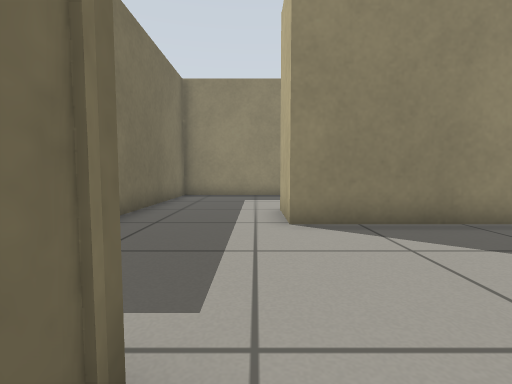
[1] (above)

20 first-person views from a walk through a Gazebo world. The camera is 0.5 m above the floor, tilts 4° down and sees 85° across. The floor is counted in squares, 0.5 m on a side. Each view is taken from the middle of a square. On the plan, view 1 faces up. The plan holds only what a view shows up to about 11 squares ahead; the rest is blank.

[2]
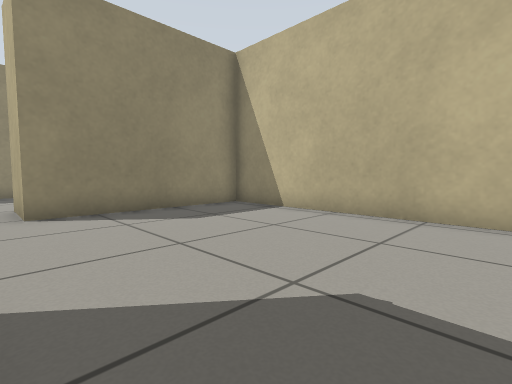

[3]
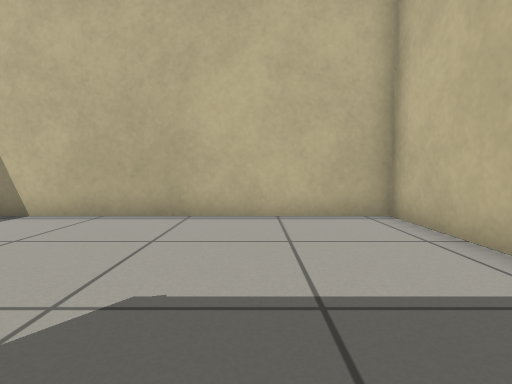

[4]
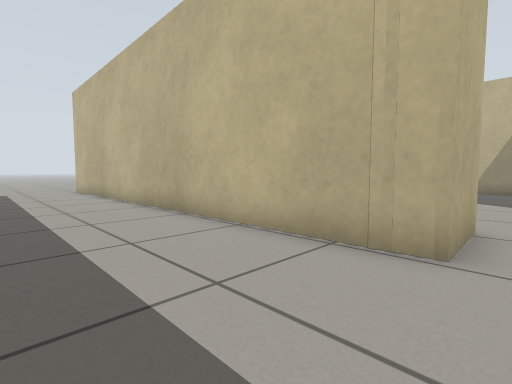

[5]
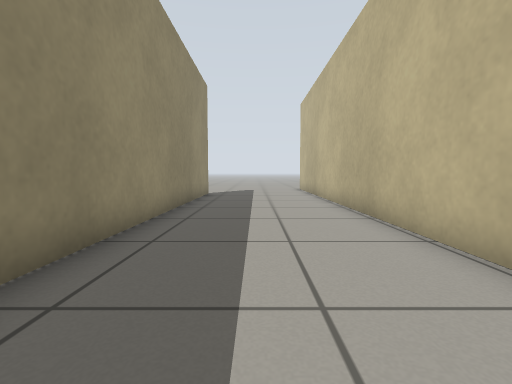

[6]
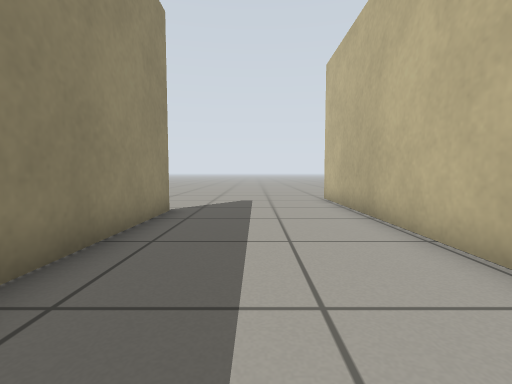

[7]
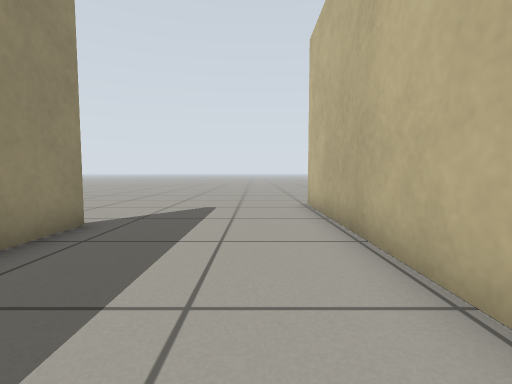

[8]
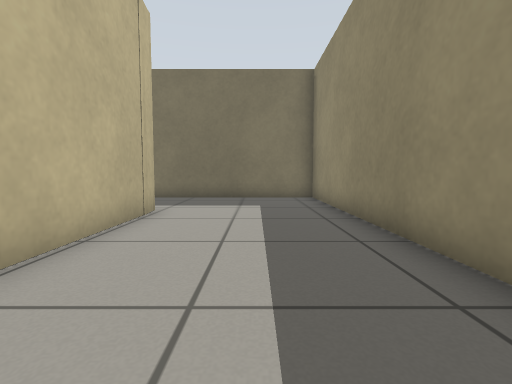

[9]
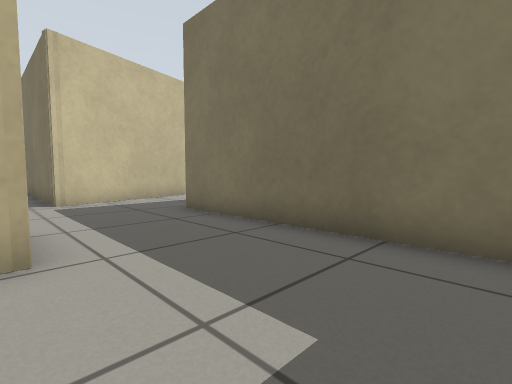

[10]
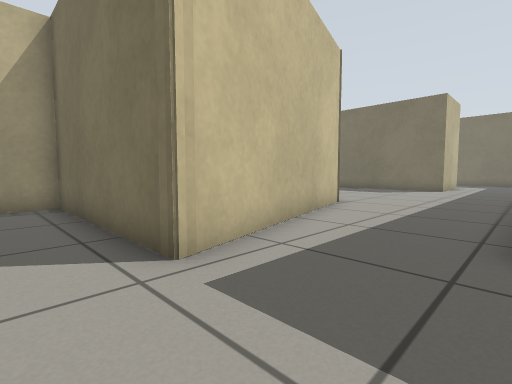

[11]
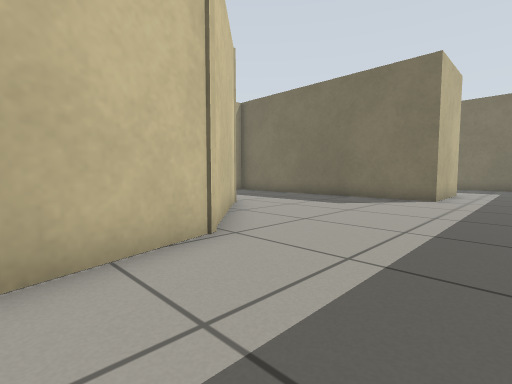

[12]
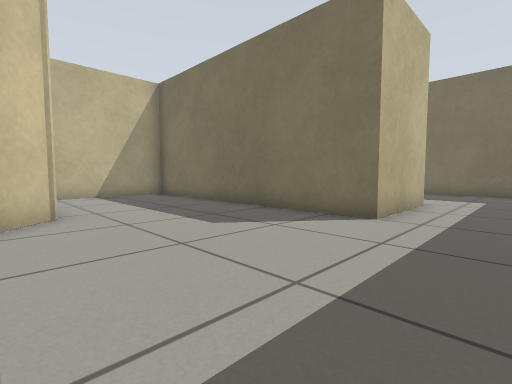

[13]
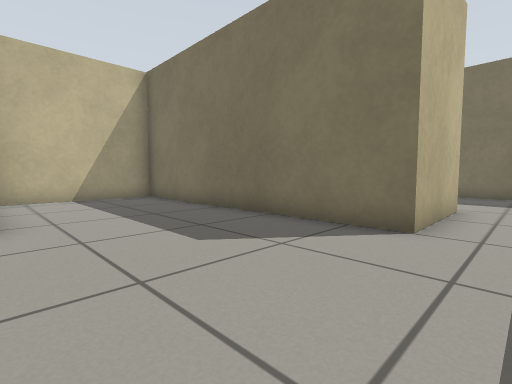

[14]
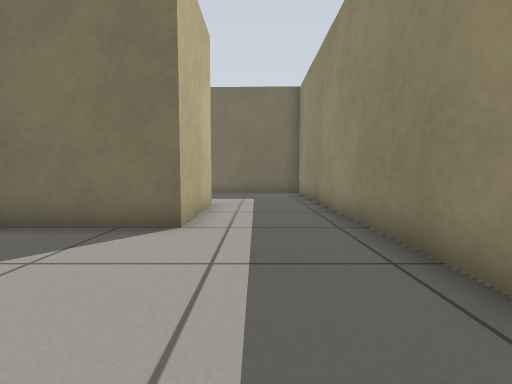

[15]
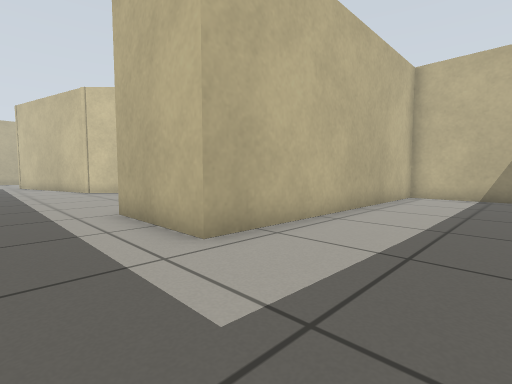

[16]
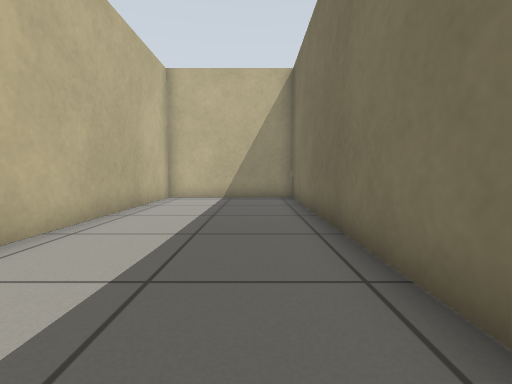

[17]
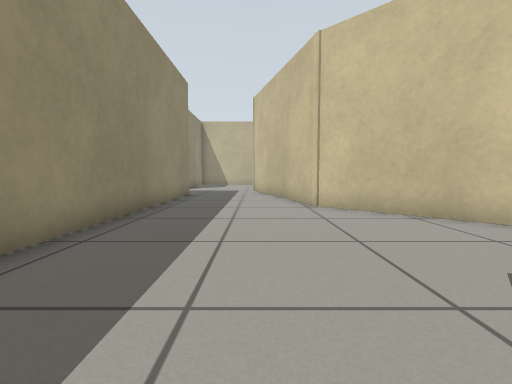

[18]
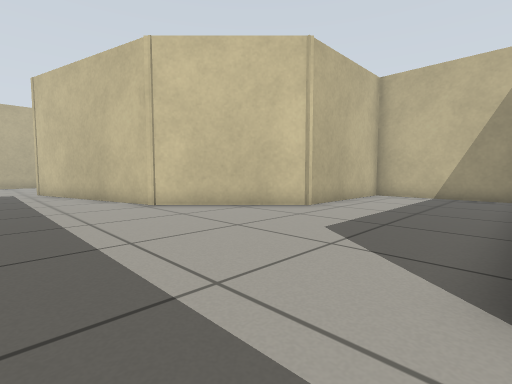

[19]
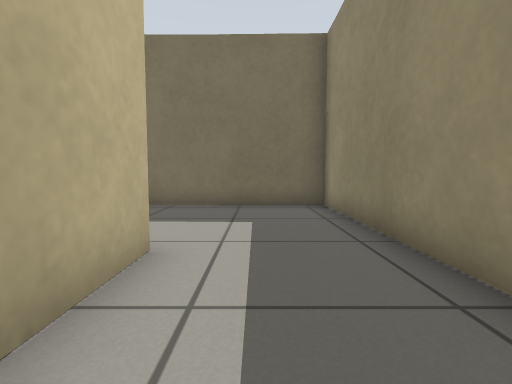

[20]
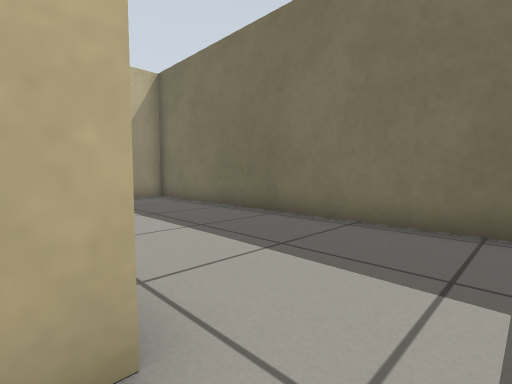

### Floor plan
Points are (right, up) in squares from view 1. A wall is a line through its corners. A room is listed if a view was taken in it or the views show most of it. See-through windows are left out.
Room 1 (views 1, 2, 3, 4, 5, 6, 7, 8, 9, 10)
walls: (-0.6, 1.2) (-0.6, -5.1) (0.6, -5.1); (-2.3, 0.8) (-0.6, 1.2) (-0.5, 0.8); (3.3, -5.1) (6.3, -5.1) (6.3, 5.3) (0.6, 5.3) (0.6, 7.4) (16.8, 7.4); (13.4, 12.3) (-3.2, 12.3) (-3.2, 4)
ways out: opening at (-2, 2.5) to room 2; opening at (16, 12); opening at (17.5, 7)
Room 2 (views 11, 12, 13, 14, 15, 16, 17, 18, 19, 20)
walls: (-11.1, -8) (-11.1, -4.2) (-7.7, -0.7) (-2.3, 0.8); (-15.6, -9.3) (-11.4, -9.3); (-4.8, 4.1) (-24.4, 4.1) (-24.4, -9.1) (-19.5, -9.1) (-19.5, 0.6) (-16, 0.6) (-16, -8.9)
ways out: opening at (-2, 2.5) to room 1

Where each view was taken, in squares from view 1:
view 1: 0 up, 0 right, facing up
view 2: 2 down, 0 right, facing up-right
view 3: 2 down, 0 right, facing right
view 4: 11 up, 0 right, facing down-right
view 5: 10 up, 0 right, facing right
view 6: 10 up, 6 right, facing right
view 7: 9 up, 8 right, facing right
view 8: 10 up, 8 right, facing left
view 9: 11 up, 1 right, facing down-left
view 10: 4 up, 1 right, facing down-left
view 11: 3 up, 5 left, facing down-left
view 12: 3 up, 10 left, facing down-left
view 13: 2 up, 11 left, facing down-left
view 14: 2 up, 11 left, facing left
view 15: 3 up, 23 left, facing down-right
view 16: 2 up, 23 left, facing down
view 17: 1 up, 16 left, facing right
view 18: 3 up, 16 left, facing down-right
view 19: 2 up, 16 left, facing left
view 20: 2 up, 19 left, facing down-left
